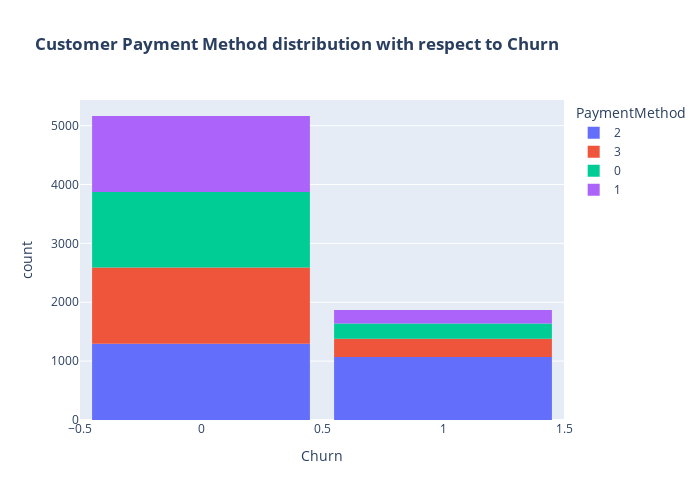

This figure's notebook cell:
### Code cell
fig = px.histogram(dataset, x="Churn", color="PaymentMethod", title="<b>Customer Payment Method distribution with respect to Churn</b>")
fig.update_layout(width=700, height=500, bargap=0.1)
fig.show()

### Figure 1 — Plotly figure (JSON) as saved in the notebook; plotly's stock layout.template omitted (floating-point values rounded to 4 significant figures; data arrays with more than 128 entries replaced by an {"elided": "..."} marker saying what was removed)
{"data": [{"alignmentgroup": "True", "bingroup": "x", "hovertemplate": "PaymentMethod=2<br>Churn=%{x}<br>count=%{y}<extra></extra>", "legendgroup": "2", "marker": {"color": "#636efa", "pattern": {"shape": ""}}, "name": "2", "offsetgroup": "2", "orientation": "v", "showlegend": true, "type": "histogram", "x": {"elided": "2365 int values"}, "xaxis": "x", "yaxis": "y"}, {"alignmentgroup": "True", "bingroup": "x", "hovertemplate": "PaymentMethod=3<br>Churn=%{x}<br>count=%{y}<extra></extra>", "legendgroup": "3", "marker": {"color": "#EF553B", "pattern": {"shape": ""}}, "name": "3", "offsetgroup": "3", "orientation": "v", "showlegend": true, "type": "histogram", "x": {"elided": "1604 int values"}, "xaxis": "x", "yaxis": "y"}, {"alignmentgroup": "True", "bingroup": "x", "hovertemplate": "PaymentMethod=0<br>Churn=%{x}<br>count=%{y}<extra></extra>", "legendgroup": "0", "marker": {"color": "#00cc96", "pattern": {"shape": ""}}, "name": "0", "offsetgroup": "0", "orientation": "v", "showlegend": true, "type": "histogram", "x": {"elided": "1542 int values"}, "xaxis": "x", "yaxis": "y"}, {"alignmentgroup": "True", "bingroup": "x", "hovertemplate": "PaymentMethod=1<br>Churn=%{x}<br>count=%{y}<extra></extra>", "legendgroup": "1", "marker": {"color": "#ab63fa", "pattern": {"shape": ""}}, "name": "1", "offsetgroup": "1", "orientation": "v", "showlegend": true, "type": "histogram", "x": {"elided": "1521 int values"}, "xaxis": "x", "yaxis": "y"}], "layout": {"bargap": 0.1, "barmode": "relative", "height": 500, "legend": {"title": {"text": "PaymentMethod"}, "tracegroupgap": 0}, "title": {"text": "<b>Customer Payment Method distribution with respect to Churn</b>"}, "width": 700, "xaxis": {"anchor": "y", "autorange": true, "domain": [0, 1], "range": [-0.5, 1.5], "title": {"text": "Churn"}, "type": "linear"}, "yaxis": {"anchor": "x", "autorange": true, "domain": [0, 1], "range": [0, 5435.0], "title": {"text": "count"}}}}
